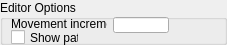
    <widget class="QGroupBox" name="IDC_STATIC_4">
      <property name="geometry">
        <rect>
          <x>0</x>
          <y>256</y>
          <width>227</width>
          <height>45</height>
        </rect>
      </property>
      <property name="title">
        <string>Editor Options</string>
      </property>
      <property name="visible">
        <bool>true</bool>
      </property>
      <property name="enabled">
        <bool>true</bool>
      </property>
      <property name="flat">
        <bool>false</bool>
      </property>
      <widget class="QLabel" name="IDC_STATIC_5">
        <property name="geometry">
          <rect>
            <x>11</x>
            <y>17</y>
            <width>96</width>
            <height>12</height>
          </rect>
        </property>
        <property name="text">
          <string>Movement increment</string>
        </property>
        <property name="visible">
          <bool>true</bool>
        </property>
        <property name="enabled">
          <bool>true</bool>
        </property>
        <property name="alignment">
          <set>Qt::AlignLeft</set>
        </property>
      </widget>
      <widget class="QLineEdit" name="IDC_PATH_INC_TEXT">
        <property name="geometry">
          <rect>
            <x>113</x>
            <y>17</y>
            <width>56</width>
            <height>16</height>
          </rect>
        </property>
        <property name="visible">
          <bool>true</bool>
        </property>
        <property name="enabled">
          <bool>true</bool>
        </property>
      </widget>
      <widget class="QCheckBox" name="IDC_SHOW_NODES_CHECK">
        <property name="geometry">
          <rect>
            <x>11</x>
            <y>30</y>
            <width>68</width>
            <height>15</height>
          </rect>
        </property>
        <property name="text">
          <string>Show paths</string>
        </property>
        <property name="visible">
          <bool>true</bool>
        </property>
        <property name="enabled">
          <bool>true</bool>
        </property>
      </widget>
    </widget>
